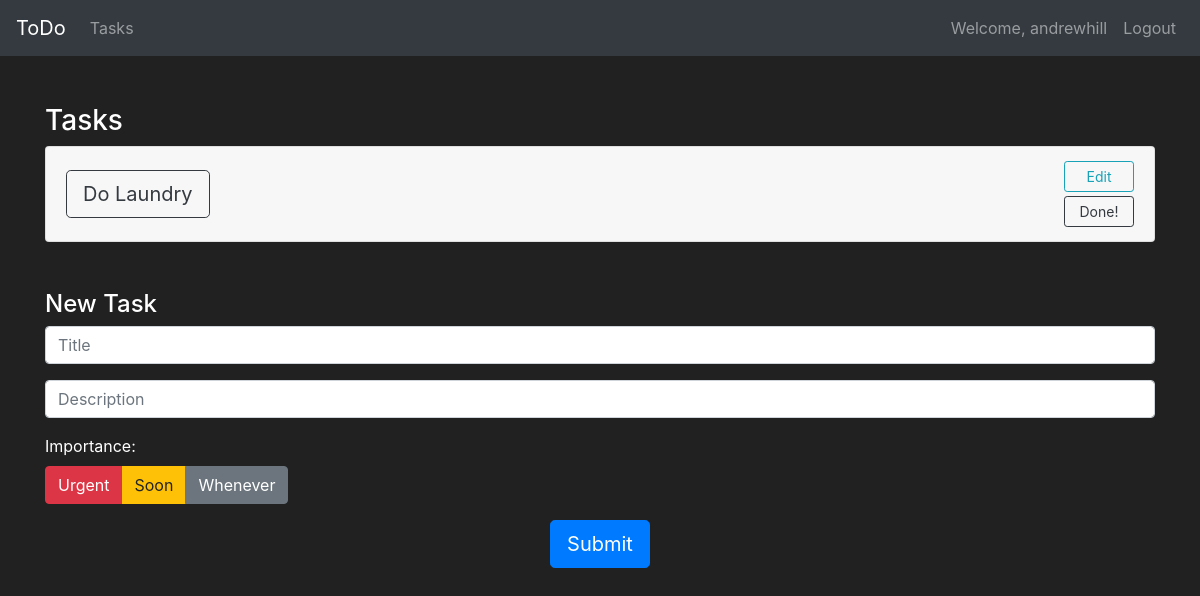
The page /tasks (signed in) on the database as committed earlier.
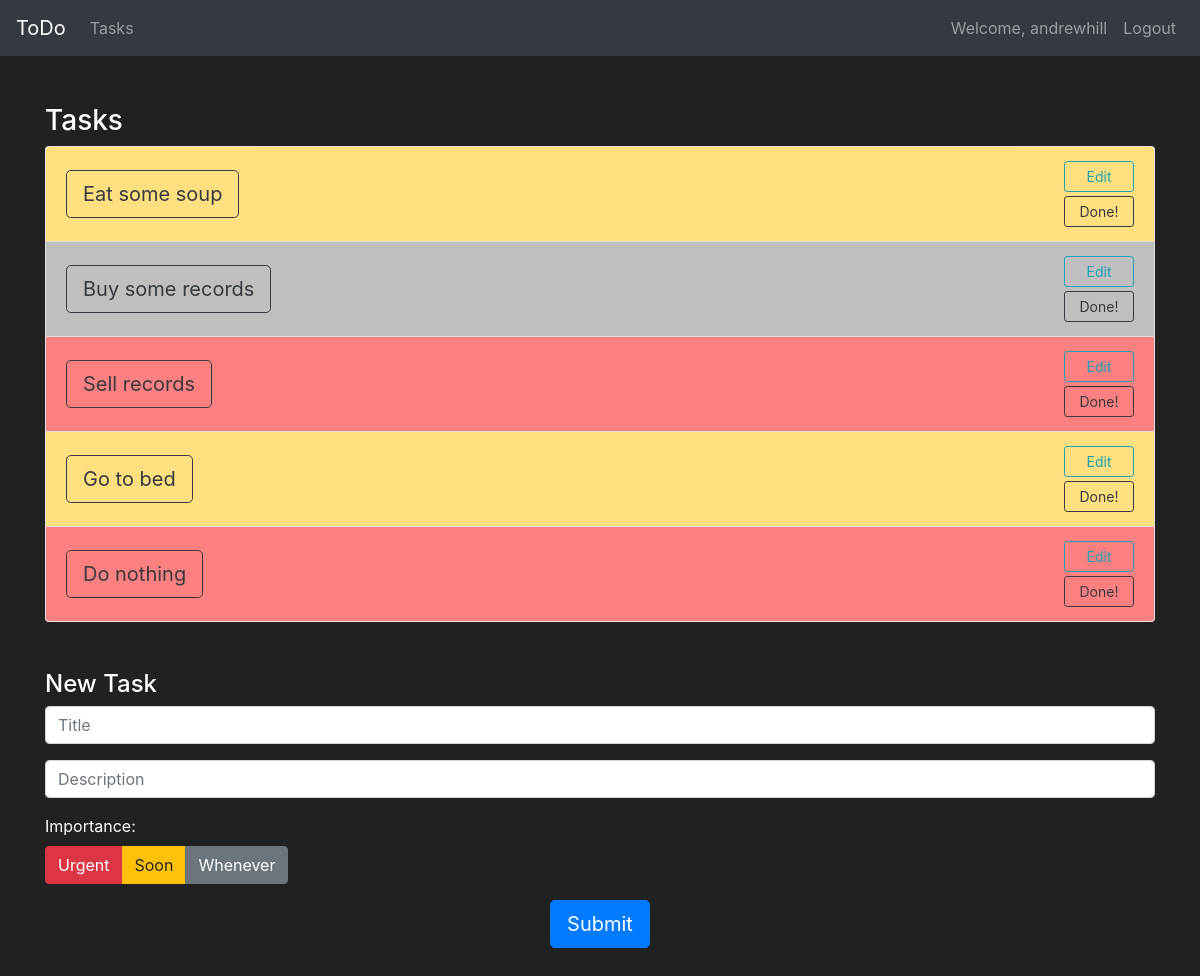
The same page on the database as committed later.
### todolist/models.py (models this page shows, shortened)
class User(db.Model, UserMixin):
    id = db.Column(db.Integer(), primary_key=True)
    username = db.Column(db.String(length=30), nullable=False, unique=True)
    email = db.Column(db.String(length=50), nullable=False, unique=True)
    password_hash = db.Column(db.String(length=60), nullable=False, unique=True)
    tasks = db.relationship('Task', backref='created_by_user', lazy=True)
    @property
    def password(self):
        return self.password

class Task(db.Model):
    id = db.Column(db.Integer(), primary_key=True)
    title = db.Column(db.String(length=128), nullable=False)
    description = db.Column(db.String(length=1024), nullable=False)
    importance = db.Column(db.String(length=12), nullable=True)
    user = db.Column(db.Integer(), db.ForeignKey('user.id'))

### todolist/routes.py (the view, shortened to what this page needs)
@app.route('/tasks', methods=['GET','POST'])
@login_required
def tasks():
    form = TaskForm()
    tasks = Task.query.filter_by(user=User.query.filter_by(id=session['user_id']).first().id).all()
    return render_template('tasks.html', tasks=tasks, form=form)

### todolist/forms.py
class TaskForm(FlaskForm):
    title = StringField(label='Title:', validators=[DataRequired()])
    description = StringField(label='Description:')
    importance = RadioField(label='Importance:')
    delete = StringField()
    subbutt = SubmitField(label='Submit')
    put_title = StringField()
    put_description = StringField()

### todolist/helpers.py (called while the page is built)
def login_required(f):
    @wraps(f)
    def decorated_function(*args, **kwargs):
        if not current_user.is_authenticated:
            return redirect(url_for('login', next=request.url))
        return f(*args, **kwargs)
    return decorated_function

### todolist/models.py (called while the page is built)
@login_manager.user_loader
def load_user(user_id):
    return User.query.get(int(user_id))

### todolist/templates/tasks.html (shortened to what this page needs)
{% extends 'base.html' %}
{% block content %}
<div class='container'>
    <div class="row row-content mb-5">
        <div class='col-12'>
            <h3 class="mt-5">Tasks</h3>
            <div class='accordion' id='accordion-tasks'>
                {% if tasks %}
                    {% for task in tasks %}
                    <div class='card'>
                        <div class="card-header bg-{{ task.importance }}"
                            role='tab' id="heading{{ task.id }}">
                            <div class="row row-content align-items-center">
                                <div class='col-8 text-left'>
                                    <h4 class='mb-0 text-white'>
                                        <a class='btn btn-outline-dark btn-lg collapsed'
                                            data-toggle='collapse' data-target='#panel{{ task.id }}'
                                            aria-expanded="false" aria-controls="{{ task.id }}"
                                            id="title{{ task.id }}">{{ task.title }}</a>
                                    </h4>
                                </div>
                                <div class='col-4 text-right right-buttons'>
                                    <button type="button" class='btn btn-sm btn-outline-info' name="edit" id="edit{{ task.id }}"
                                        data-toggle="modal" data-target="#editWindow{{ task.id }}"
                                        onclick='fillFields(`{{ task.id }}`)'>Edit</button>
                                    <form method='POST'>
                                        <button class='btn btn-sm btn-outline-dark' name="delete"
                                            value='{{ task.id }}'>Done!</button>
                                    </form>
                                </div>
                            </div>
                        </div>
                    </div>
                    {% endfor %}
                {% endif %}
            </div>
        </div>
    </div>
    <div class="row row-content mb-5">
        <div class="col-12">
            <h4>New Task</h4>
            <form id="task_form" method='POST'>
                <div class="row-content justify-content-center mb-3">
                    <p>{{ form.title(class="form-control", placeholder="Title") }}</p>
                    <p>{{ form.description(class="form-control", placeholder="Description") }}</p>
                    <div class='row row-content' style="display: inline-block;">
                        <div class='col-sm-2'>
                            {{ form.importance.label() }}
                        </div>
                        <div class='btn-group btn-group-toggle col-sm-9' data-toggle='buttons'>
                            <label class='btn btn-danger'>
                                <input type='radio' name='importance' value='danger'>Urgent
                            </label>
                            <label class='btn btn-warning'>
                                <input type='radio' name='importance' value='warning'>Soon
                            </label>
                            <label class='btn btn-secondary'>
                                <input type='radio' name='importance' value='secondary'>Whenever
                            </label>
                        </div>
                    </div>
                </div>
                <div class="row row-content justify-content-center">
                    {{ form.subbutt(class="btn btn-lg btn-primary") }}</div>
            </form>
        </div>
    </div>
</div>
{% endblock %}

### todolist/templates/base.html (shortened to what this page needs)
<!DOCTYPE html>
<html lang='en'>
    <head>
        <link rel="stylesheet" href="https://cdn.jsdelivr.net/npm/bootstrap@4.5.3/dist/css/bootstrap.min.css">
        <link rel="stylesheet" type="text/css" href="/todolist/static/styles.css">
   </head>
   <body>
    <nav class="navbar navbar-expand-md navbar-dark bg-dark">
        <a class="navbar-brand" href="/">ToDo</a>
        <div class="collapse navbar-collapse" id="navbarNav">
            <ul class="navbar-nav mr-auto">
                <li class="nav-item">
                    <a class="nav-link" href="{{ url_for('tasks') }}">Tasks</a>
                </li>
            </ul>
                {% if current_user.is_authenticated %}
            <ul class="navbar-nav">
                <li class="nav-item">
                    <a class="nav-link">Welcome, {{ current_user.username }}</a>
                </li>
                <li class="nav-item">
                    <a class="nav-link" href="{{ url_for('logout') }}">Logout</a>
                </li>
            </ul>
                {% endif %}
        </div>
        </nav>
        {% block content %}
        {% endblock %}
    </body>
</html>

### todolist/static/styles.css (style rules this page uses)
body { background-color: #212121; color: white }
.card .bg-danger { background-color: #ff8080 !important; }
.card .bg-warning { background-color: #ffdf80 !important; }
.card .bg-secondary { background-color: #bfbfbf !important; }
.right-buttons .btn-sm { width: 5em; margin-top: 2px; margin-bottom: 2px; }

Rows that differ between the two databases and show on the page:
removed Task: title "Do Laundry", {{ task.id }} 1 (drawn), importance 1 (drawn)
added Task: title "Eat some soup", {{ task.id }} 2 (drawn), importance "warning" (drawn)
added Task: title "Buy some records", {{ task.id }} 4 (drawn), importance "secondary" (drawn)
added Task: title "Sell records", {{ task.id }} 5 (drawn), importance "danger" (drawn)
added Task: title "Go to bed", {{ task.id }} 10 (drawn), importance "warning" (drawn)
added Task: title "Do nothing", {{ task.id }} 11 (drawn), importance "danger" (drawn)
